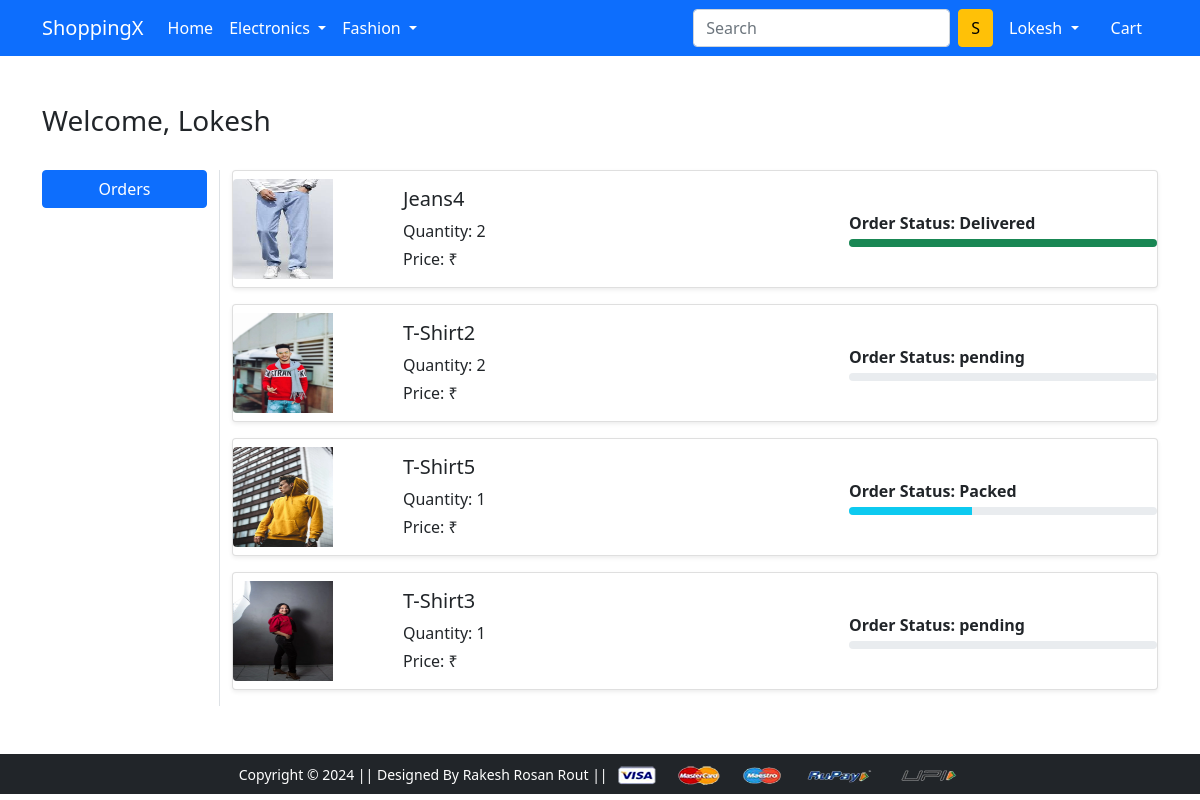
Page /orders/ (signed in) on the committed database.
### app/models.py (models this page shows, shortened)
class OrderPlaced(models.Model):
    user=models.ForeignKey(User,on_delete=models.CASCADE)
    customer=models.ForeignKey(Customer,on_delete=models.CASCADE)
    product=models.ForeignKey(Product,on_delete=models.CASCADE)
    quantity=models.PositiveIntegerField(default=1)
    ordered_date=models.DateTimeField(auto_now_add=True)
    status=models.CharField(max_length= 50,choices=STATUS_CHOICES,default='pending')

class Product(models.Model):
    title=models.CharField(max_length=100)
    selling_price=models.FloatField()
    discounted_price=models.FloatField()
    description=models.TextField()
    brand=models.CharField(max_length=100)
    category=models.CharField(choices=CATEGORY_CHOICE, max_length=2)
    product_image=models.ImageField(upload_to='productimg')

### app/views.py (the view)
# urls.py: path('orders/', views.orders, name='orders'),
def orders(request):
    op=OrderPlaced.objects.filter(user=request.user)
    return render(request, 'app/orders.html',{'order_placed':op})

### app/templates/app/orders.html (shortened to what this page needs)
{% extends 'app/base.html' %}
{% load static %}
{% block main-content %}
<div class="container my-5">
  <div class="row">
    <div class="col-12 mb-4">
      <h3>Welcome, <span class="text-capitalize">{{ request.user }}</span></h3>
    </div>
    <div class="col-sm-2 border-end">
      <ul class="list-unstyled">
        <li class="d-grid mb-2">
          <a href="{% url 'orders' %}" class="btn btn-primary">Orders</a>
        </li>
      </ul>
    </div>
    <div class="col-sm-10">
      {% for op in order_placed %}
      <div class="card mb-3 shadow-sm">
        <div class="row g-0 align-items-center">
          <div class="col-md-2">
            <img src="{{ op.product.product_image.url }}" alt="Product Image" class="img-fluid rounded-start" style="height: 100px; width: 100px;">
          </div>
          <div class="col-md-6">
            <div class="card-body">
              <h5 class="card-title">{{ op.product.title }}</h5>
              <p class="mb-1">Quantity: {{ op.quantity }}</p>
              <p class="mb-0">Price: ₹{{ op.total_cost }}</p>
            </div>
          </div>
          <div class="col-md-4">
            <p class="fw-bold mb-1">Order Status: {{ op.status }}</p>
            <div class="progress" style="height: 8px;">
              {% if op.status == 'Accepted' %}
              <div class="progress-bar bg-primary" role="progressbar" style="width: 20%;" aria-valuenow="20" aria-valuemin="0" aria-valuemax="100"></div>
              {% elif op.status == 'Packed' %}
              <div class="progress-bar bg-info" role="progressbar" style="width: 40%;" aria-valuenow="40" aria-valuemin="0" aria-valuemax="100"></div>
              {% elif op.status == 'On The Way' %}
              <div class="progress-bar bg-warning" role="progressbar" style="width: 70%;" aria-valuenow="70" aria-valuemin="0" aria-valuemax="100"></div>
              {% elif op.status == 'Delivered' %}
              <div class="progress-bar bg-success" role="progressbar" style="width: 100%;" aria-valuenow="100" aria-valuemin="0" aria-valuemax="100"></div>
              {% endif %}
            </div>
          </div>
        </div>
      </div>
      {% endfor %}
    </div>
  </div>
</div>
{% endblock main-content %}

### app/templates/app/base.html (shortened to what this page needs)
<!doctype html>
{% load static %}
<html lang="en">
  <head>
    <link href="https://cdn.jsdelivr.net/npm/bootstrap@5.0.0-beta1/dist/css/bootstrap.min.css" rel="stylesheet">
    <link rel="stylesheet" href="{% static 'app/css/owl.carousel.min.css' %}">
    <link rel="stylesheet" href="{% static 'app/css/all.min.css' %}">
    <link rel="stylesheet" href="{% static 'app/css/style.css' %}">
  </head>
  <body>
    <nav class="navbar navbar-expand-lg navbar-dark bg-primary">
     <div class="container">
       <a class="navbar-brand" href="/">ShoppingX</a>
       <div class="collapse navbar-collapse" id="navbarSupportedContent">
         <ul class="navbar-nav me-auto mb-2 mb-lg-0">
           <li class="nav-item">
             <a class="nav-link active" aria-current="page" href="/">Home</a>
           </li>
           <li class="nav-item dropdown">
             <a class="nav-link dropdown-toggle text-white" href="#" id="electronicsDropdown" role="button" data-bs-toggle="dropdown" aria-expanded="false">
               Electronics
             </a>
           </li>
           <li class="nav-item dropdown">
             <a class="nav-link dropdown-toggle text-white" href="#" id="fashionDropdown" role="button" data-bs-toggle="dropdown" aria-expanded="false">
               Fashion
             </a>
           </li>
         </ul>
         <form class="d-flex">
           <input class="form-control me-2" type="search" placeholder="Search" aria-label="Search">
           <button class="btn btn-warning" type="submit">S</button>
         </form>
         <div>
          <ul class="navbar-nav me-auto mb-2 mb-lg-0">
            {% if request.user.is_authenticated %}
           <li class="nav-item dropdown mx-2">
              <a class="nav-link dropdown-toggle text-white" href="#" id="profileDropdown" role="button" data-bs-toggle="dropdown" aria-expanded="false">
                {{request.user.username|capfirst}}
              </a>
            </li>
            <li class="nav-item mx-2">
             <a href="{% url 'showcart' %}" class="nav-link text-white"> Cart </a>
            </li>
            {% endif %}
          </ul>
         </div>
       </div>
     </div>
    </nav>
    {% block main-content %} {% endblock main-content %}
    <footer class="container-fluid bg-dark text-center p-2 mt-5">
        <small class="text-white">Copyright &copy; 2024 || Designed By Rakesh Rosan Rout || </small>
        <img src="{% static 'app/images/payment.png' %}" alt="" srcset="" class="img-fluid" height="2px">
    </footer>
  </body>
</html>

### rows in the picture
OrderPlaced: product.product_image (picture), product "Jeans4", quantity "2", status "Delivered"
OrderPlaced: product.product_image (picture), product "T-Shirt2", quantity "2", status "pending"
OrderPlaced: product.product_image (picture), product "T-Shirt5", quantity "1", status "Packed"
OrderPlaced: product.product_image (picture), product "T-Shirt3", quantity "1", status "pending"

### other values in the picture
{{ request.user.username|capfirst }} "Lokesh"
{{ request.user }} "Lokesh"
